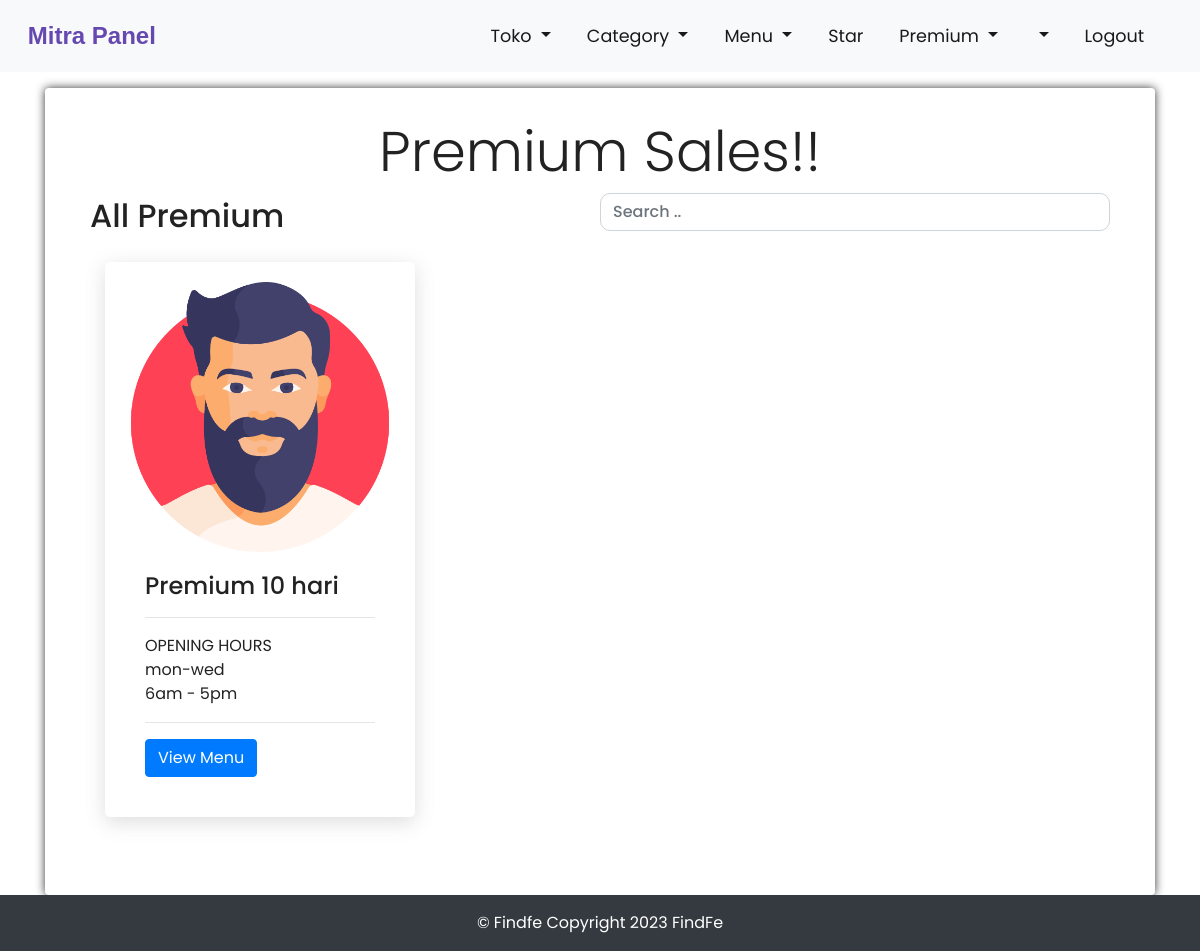
Page /index.php/mitra/premium on the committed database.
### tables this page shows
CREATE TABLE `premium` (
  `p_id` int(11) NOT NULL,
  `name` varchar(255) NOT NULL,
  `email` varchar(255) NOT NULL,
  `url` varchar(255) NOT NULL,
  `o_hr` varchar(255) NOT NULL,
  `c_hr` varchar(255) NOT NULL,
  `o_days` varchar(255) NOT NULL,
  `img` text NOT NULL
);

### application/controllers/mitra/premium.php (called while the page is built, shortened)
<?php
class premium extends CI_Controller
{
	public function index()
	{
		$this->load->model('premium_model');
		$premiums = $this->premium_model->getResInfo();
		$data['premiums'] = $premiums;
		$this->load->view('mitra/partials/header');
		$this->load->view('mitra/premium/list', $data);
		$this->load->view('mitra/partials/footer');
	}
}

### index.php (called while the page is built, shortened)
<?php
require_once BASEPATH.'core/CodeIgniter.php';

### application/models/Premium_model.php (called while the page is built, shortened)
<?php
class premium_model extends CI_Model
{
    public function getResInfo()
    {
        $this->db->select('*');
        $this->db->from('premium');
        $result = $this->db->get()->result_array();
        return $result;
    }
}

### application/views/mitra/premium/list.php (the view, shortened to what this page needs)
<div class="container">
    <div class="container shadow-container">
        <div class="container-fluid padding">
            <div class="row welcome text-center welcome">
                <div class="col-12">
                    <h1 class="display-4">Premium Sales!!</h1>
                </div>
            </div>
        </div>
        <div class="container">
            <div class="d-flex justify-content-between align-items-center">
                <div class="btn-group">
                    <h2>All Premium</h2>
                </div>
                <input class="form-control mb-3" id="myInput" type="text" placeholder="Search .." style="width:50%;">
            </div>
            <div class="">
                <div class="container">
                    <div id="myTable">
                        <div class="row">
                            <?php if (!empty($premiums)) { ?>
                                <?php foreach ($premiums as $premium) { ?>
                                    <div id="card-product" class="col-md-4">
                                        <div class="">
                                            <div class="card mb-5 shadow-sm">
                                                <?php $image = $premium['img']; ?>
                                                <img class="card-img-top" src="<?php echo base_url() . 'public/uploads/premium/' . $image; ?>">
                                                <div class="card-body">
                                                    <h4 class="card-title"><?php echo $premium['name']; ?></h4>
                                                    <hr>
                                                    <p class="card-text mb-0">OPENING HOURS</p>
                                                    <p class="card-text mb-0"><?php echo $premium['o_days']; ?></p>
                                                    <p class="card-text"><?php echo $premium['o_hr']; ?> - <?php echo $premium['c_hr']; ?></p>
                                                    <hr>
                                                    <a href="<?php echo base_url() . 'kopi/list/' . $premium['r_id']; ?>" class="btn btn-primary">View
                                                        Menu</a>
                                                </div>
                                            </div>
                                        </div>
                                    </div class="col-md-3">
                                <?php } ?>
                            <?php } else { ?>
                                <div class="jumbotron">
                                    <h1>Tidak ada premium yang ditemukan</h1>
                                </div>
                            <?php } ?>
                        </div>
                    </div>
                </div>
            </div>
        </div>
    </div>
</div>

### assets/css/dashboard.css (style rules this page uses)
* { outline: none; }
html, body { height: 100%; width: 100%; font-family: "Poppins", sans-serif; color: #222; }
.card { background: #ffffff none repeat scroll 0 0; margin: 15px 0; padding: 20px; border: 0 solid #484848; border-radius: 5px; box-shadow: 0 5px 20px rgb(107 107 107 / 23%); }
.shadow-container { border-radius: 4px; padding: 30px; box-shadow: 0 0 10px #333; }
.form-control { border-radius: 10px; }
input[placeholder] { font-weight: 500; }

### rows in the picture
premium: img (picture), name "Premium 10 hari", o_days "mon-wed", o_hr "6am", c_hr "5pm"
